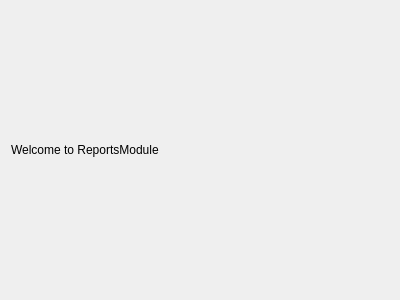
<?xml version="1.0" encoding="UTF-8"?>
<ui version="4.0">
 <class>ReportsModule</class>
 <widget class="QWidget" name="reportsWidget">
  <property name="geometry">
   <rect>
    <x>0</x>
    <y>0</y>
    <width>400</width>
    <height>300</height>
   </rect>
  </property>
  <property name="windowTitle">
   <string>ReportsModule</string>
  </property>
  <layout class="QVBoxLayout" name="verticalLayout">
   <item>
    <widget class="QLabel" name="label">
     <property name="text">
      <string>Welcome to ReportsModule</string>
     </property>
    </widget>
   </item>
  </layout>
 </widget>
 <resources/>
 <connections/>
</ui>
